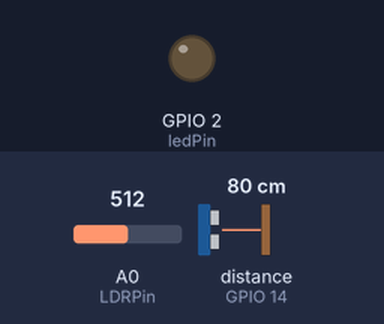
Simulated run of this sketch. Board: ESP8266 (NodeMCU). On the bench: output pins drawn as LEDs (lit = HIGH). Wiring (inferred from the names in the program): ultrasonic range finder: trigger GPIO 12; echo GPIO 14. Inputs (shaded band) come from the test bench; at power-on: A0 (LDRPin) = 512, distance to the obstacle (sensor on GPIO 14) 80 cm. The echo pulse lasts 58.3 µs per cm; WiFi joins after 1.5 s; servers stay silent unless stated; pins used as bus, display or sensor lines are not drawn; what the sketch prints to the serial monitor is not drawn.

Above: at 6.2 s.
6.3 s: A0 (LDRPin) set to 526
At 6.9 s:
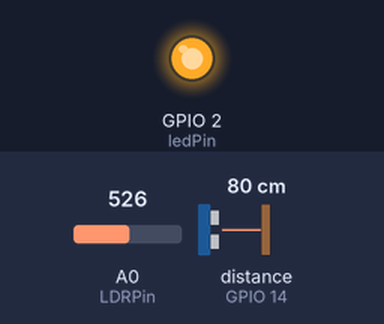
Timing chart, 0 to 9.3 s (numbered marks = the images above; inputs shaded):
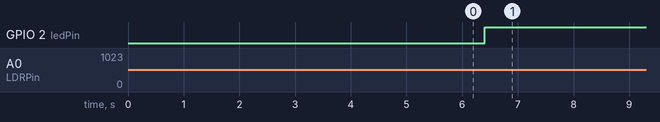

Measured:
- the behaviour switches between 512 and 513 on A0 (LDRPin) (found by bisection; images 0 and 1)
- after the input at 6.3 s, GPIO 2 (ledPin): LOW → HIGH after 0.11 s

The sketch:

sketch_jan24e.ino
```cpp
#include <ESP8266WiFi.h>
#include <ESP8266HTTPClient.h>
#include <WiFiClient.h>
#include <espnow.h>

// #define DEBUG_MODE 1                // comment on production
// #define DEBUG_DELAY 1000            // ms
#define SOUND_VELOCITY 0.034        // define sound velocity in cm/uS
#define ULTRASONIC_SENSITIVITY 100  // cm
#define LDR_SENSITIVITY 512         // N/A
#define DELAY_BETWEEN_CODES 10

// global variables
const char* WifiSSID = "NN";
const char* WifiPassword = "11112222";
const char* apiAddress = "http://176.101.47.236/api/account/login/";
const int UltrasonicTriggerPin = 12;
const int UltrasonicEchoPin = 14;
const int LDRPin = A0;  // Defining LDR PIN
int LEDDelay = 5000;    // ms
const int ledPin = 2;
unsigned long PreviousTime = 0;
unsigned long WifiRestartDelay = 10000;  // 10 seconds delay
uint8_t LEDStatus = 2;

uint8_t BroadcastAddressList[][6] = { { 0x84, 0xF3, 0xEB, 0x53, 0x2C, 0x00 },
                                      { 0xDC, 0x4F, 0x22, 0x4C, 0x88, 0x28 },
                                      // { 0xDC, 0x4F, 0x22, 0x4C, 0xB2, 0xFE },
                                      { 0xB4, 0xE6, 0x2D, 0x67, 0xCB, 0x2E } };

#ifdef DEBUG_MODE
void OnDataSent(uint8_t* mac_addr, uint8_t sendStatus) {
  char macStr[18];
  Serial.print("Packet to:");
  snprintf(macStr, sizeof(macStr), "%02x:%02x:%02x:%02x:%02x:%02x",
           mac_addr[0], mac_addr[1], mac_addr[2], mac_addr[3], mac_addr[4], mac_addr[5]);
  Serial.print(macStr);
  Serial.print(" send status: ");
  if (sendStatus == 0) {
    Serial.println("Delivery success");
  } else {
    Serial.println("Delivery fail");
  }
}
#endif

float getUltrasonicValue() {
  // Clears the trigPin
  digitalWrite(UltrasonicTriggerPin, LOW);
  delayMicroseconds(2);
  // Sets the trigPin on HIGH state for 10 micro seconds
  digitalWrite(UltrasonicTriggerPin, HIGH);
  delayMicroseconds(10);
  digitalWrite(UltrasonicTriggerPin, LOW);

  // Reads the echoPin, returns the sound wave travel time in microseconds
  long duration = pulseIn(UltrasonicEchoPin, HIGH);

  // Calculate the distance
  float distanceCm = duration * SOUND_VELOCITY / 2;

#ifdef DEBUG_MODE
  Serial.print("Distance (cm): ");
  Serial.println(distanceCm);
  delay(DEBUG_DELAY);
#endif

  return distanceCm;
}

int getLDRValue() {
  int ldr_value = analogRead(LDRPin);  // Reading Input
#ifdef DEBUG_MODE
  Serial.print("LDR value is : ");
  Serial.println(ldr_value);
  delay(DEBUG_DELAY);
#endif
  return ldr_value;
}

void initPins() {
  pinMode(LED_BUILTIN, OUTPUT);
  pinMode(UltrasonicTriggerPin, OUTPUT);  // Sets the trigPin as an Output
  pinMode(UltrasonicEchoPin, INPUT);      // Sets the echoPin as an Input
  digitalWrite(LED_BUILTIN, LOW);
}

void initESPNow() {
  if (esp_now_init() != 0) {
    Serial.println("Error initializing ESP-NOW");
    return;
  }
  esp_now_set_self_role(ESP_NOW_ROLE_CONTROLLER);

#ifdef DEBUG_MODE
  esp_now_register_send_cb(OnDataSent);
#endif

  for (int i = 0; i < (sizeof(BroadcastAddressList) / sizeof(BroadcastAddressList[0])); i++) {
    esp_now_add_peer(BroadcastAddressList[i], ESP_NOW_ROLE_SLAVE, 0, NULL, 0);
  }
}

void initWifi() {
  WiFi.mode(WIFI_STA);
  WiFi.begin(WifiSSID, WifiPassword, 0);
  while (WiFi.status() != WL_CONNECTED) {
    delay(5000);
    Serial.println("Setting as a Wi-Fi Station..");
  }
}

void controlLED() {
  float distance_cm = getUltrasonicValue();
  int ldr_value = getLDRValue();

  if ((distance_cm < ULTRASONIC_SENSITIVITY) && (ldr_value > LDR_SENSITIVITY)) {
    LEDStatus = 2;
    LEDDelay = 5000;
    analogWrite(ledPin, 255);
  } else if ((distance_cm >= ULTRASONIC_SENSITIVITY) && (ldr_value > LDR_SENSITIVITY)) {
    LEDStatus = 1;
    LEDDelay = 50;
    analogWrite(ledPin, 15);
  } else {
    LEDStatus = 0;
    LEDDelay = 50;
    analogWrite(ledPin, 0);
  }
}


void checkInternetConnection() {
  unsigned long currentTime = millis();
  if ((WiFi.status() != WL_CONNECTED) && (currentTime - PreviousTime >= WifiRestartDelay)) {
#ifdef DEBUG_MODE
    Serial.print(millis());
    Serial.println("Reconnecting to WIFI network");
#endif
    WiFi.begin(WifiSSID, WifiPassword, 0);
    PreviousTime = currentTime;
  }
}

void sendDataToServer() {
  if (WiFi.status() == WL_CONNECTED && LEDStatus) {
    WiFiClient client;
    HTTPClient http;
    // Your Domain name with URL path or IP address with path
    http.begin(client, apiAddress);

    // If you need Node-RED/server authentication, insert user and password below
    //http.setAuthorization("REPLACE_WITH_SERVER_USERNAME", "REPLACE_WITH_SERVER_PASSWORD");

    http.addHeader("Content-Type", "application/x-www-form-urlencoded");
    String httpRequestData = "username=admin&password=Kian_@dmin";
    int httpResponseCode = http.POST(httpRequestData);

    // If you need an HTTP request with a content type: application/json, use the following:
    //http.addHeader("Content-Type", "application/json");
    //int httpResponseCode = http.POST("{\"api_key\":\"tPmAT5Ab3j7F9\",\"sensor\":\"BME280\",\"value1\":\"24.25\",\"value2\":\"49.54\",\"value3\":\"1005.14\"}");

    // If you need an HTTP request with a content type: text/plain
    //http.addHeader("Content-Type", "text/plain");
    //int httpResponseCode = http.POST("Hello, World!");
#ifdef DEBUG_MODE
    Serial.print("HTTP Response code: ");
    Serial.println(httpResponseCode);
#endif
    // Free resources
    http.end();
  }
}


void setup() {
  Serial.begin(115200);
  initPins();
  initWifi();
  initESPNow();
}

void loop() {
  controlLED();
  delay(DELAY_BETWEEN_CODES);

  for (int i = 0; i < 4; i++) {
    esp_now_send(0, (uint8_t*)&LEDStatus, sizeof(LEDStatus));
    delay(DELAY_BETWEEN_CODES * 10);
  }
  // checkInternetConnection();
  // delay(DELAY_BETWEEN_CODES);

  // sendDataToServer();
  // delay(DELAY_BETWEEN_CODES * 2);

  delay(LEDDelay);
}
```
